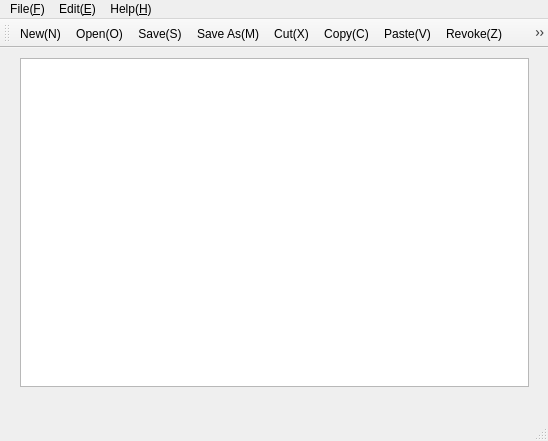
<?xml version="1.0" encoding="UTF-8"?>
<ui version="4.0">
 <class>MainWin</class>
 <widget class="QMainWindow" name="MainWin">
  <property name="windowModality">
   <enum>Qt::ApplicationModal</enum>
  </property>
  <property name="geometry">
   <rect>
    <x>0</x>
    <y>0</y>
    <width>548</width>
    <height>441</height>
   </rect>
  </property>
  <property name="maximumSize">
   <size>
    <width>1366</width>
    <height>768</height>
   </size>
  </property>
  <property name="windowTitle">
   <string>opFim  V1.0</string>
  </property>
  <property name="windowIcon">
   <iconset resource="resicon.qrc">
    <normaloff>:/icon/icon/hello_txt_64px.ico</normaloff>:/icon/icon/hello_txt_64px.ico</iconset>
  </property>
  <widget class="QWidget" name="centralWidget">
   <widget class="QWidget" name="gridLayoutWidget">
    <property name="geometry">
     <rect>
      <x>9</x>
      <y>-1</y>
      <width>531</width>
      <height>351</height>
     </rect>
    </property>
    <layout class="QGridLayout" name="gridLayout_txtedit">
     <item row="0" column="0">
      <widget class="QTextEdit" name="textEdit"/>
     </item>
    </layout>
   </widget>
  </widget>
  <widget class="QMenuBar" name="menuBar">
   <property name="geometry">
    <rect>
     <x>0</x>
     <y>0</y>
     <width>548</width>
     <height>31</height>
    </rect>
   </property>
   <widget class="QMenu" name="menuFile_F">
    <property name="title">
     <string>File(&amp;F)</string>
    </property>
    <addaction name="actionNew_N"/>
    <addaction name="actionOpen_O"/>
    <addaction name="actionClose_L"/>
    <addaction name="separator"/>
    <addaction name="actionSave_S"/>
    <addaction name="actionSave_As_M"/>
    <addaction name="separator"/>
    <addaction name="actionExit_Q"/>
   </widget>
   <widget class="QMenu" name="menuEdit_E">
    <property name="title">
     <string>Edit(&amp;E)</string>
    </property>
    <addaction name="actionRevoke_Z"/>
    <addaction name="separator"/>
    <addaction name="actionCut_X"/>
    <addaction name="actionCopy_C"/>
    <addaction name="actionPaste_V"/>
    <addaction name="separator"/>
    <addaction name="actionSearch"/>
   </widget>
   <widget class="QMenu" name="menuHelp_H">
    <property name="title">
     <string>Help(&amp;H)</string>
    </property>
    <addaction name="actionHelp_P"/>
    <addaction name="actionAbout_B"/>
   </widget>
   <addaction name="menuFile_F"/>
   <addaction name="menuEdit_E"/>
   <addaction name="menuHelp_H"/>
  </widget>
  <widget class="QToolBar" name="mainToolBar">
   <attribute name="toolBarArea">
    <enum>TopToolBarArea</enum>
   </attribute>
   <attribute name="toolBarBreak">
    <bool>false</bool>
   </attribute>
   <addaction name="actionNew_N"/>
   <addaction name="actionOpen_O"/>
   <addaction name="actionSave_S"/>
   <addaction name="actionSave_As_M"/>
   <addaction name="actionCut_X"/>
   <addaction name="actionCopy_C"/>
   <addaction name="actionPaste_V"/>
   <addaction name="actionRevoke_Z"/>
   <addaction name="actionSearch"/>
   <addaction name="actionHelp_P"/>
   <addaction name="actionAbout_B"/>
   <addaction name="actionClose_L"/>
   <addaction name="actionExit_Q"/>
  </widget>
  <widget class="QStatusBar" name="statusBar"/>
  <action name="actionNew_N">
   <property name="enabled">
    <bool>true</bool>
   </property>
   <property name="icon">
    <iconset resource="resicon.qrc">
     <normaloff>:/icon/icon/new.png</normaloff>:/icon/icon/new.png</iconset>
   </property>
   <property name="text">
    <string>New(&amp;N)</string>
   </property>
   <property name="visible">
    <bool>true</bool>
   </property>
  </action>
  <action name="actionOpen_O">
   <property name="icon">
    <iconset resource="resicon.qrc">
     <normaloff>:/icon/icon/open.png</normaloff>:/icon/icon/open.png</iconset>
   </property>
   <property name="text">
    <string>Open(&amp;O)</string>
   </property>
  </action>
  <action name="actionSave_S">
   <property name="icon">
    <iconset resource="resicon.qrc">
     <normaloff>:/icon/icon/save.png</normaloff>:/icon/icon/save.png</iconset>
   </property>
   <property name="text">
    <string>Save(&amp;S)</string>
   </property>
  </action>
  <action name="actionSave_As_M">
   <property name="icon">
    <iconset resource="resicon.qrc">
     <normaloff>:/icon/icon/saveas.png</normaloff>:/icon/icon/saveas.png</iconset>
   </property>
   <property name="text">
    <string>Save As...(&amp;M)</string>
   </property>
  </action>
  <action name="actionExit_Q">
   <property name="icon">
    <iconset resource="resicon.qrc">
     <normaloff>:/icon/icon/exit.png</normaloff>:/icon/icon/exit.png</iconset>
   </property>
   <property name="text">
    <string>Exit(&amp;Q)</string>
   </property>
  </action>
  <action name="actionClose_L">
   <property name="icon">
    <iconset resource="resicon.qrc">
     <normaloff>:/icon/icon/close2.png</normaloff>:/icon/icon/close2.png</iconset>
   </property>
   <property name="text">
    <string>Close(&amp;L)</string>
   </property>
  </action>
  <action name="actionHelp_P">
   <property name="icon">
    <iconset resource="resicon.qrc">
     <normaloff>:/icon/icon/help.png</normaloff>:/icon/icon/help.png</iconset>
   </property>
   <property name="text">
    <string>Help(&amp;P)</string>
   </property>
  </action>
  <action name="actionAbout_B">
   <property name="icon">
    <iconset resource="resicon.qrc">
     <normaloff>:/icon/icon/version.png</normaloff>:/icon/icon/version.png</iconset>
   </property>
   <property name="text">
    <string>About(&amp;B)</string>
   </property>
  </action>
  <action name="actionRevoke_Z">
   <property name="icon">
    <iconset resource="resicon.qrc">
     <normaloff>:/icon/icon/redo.png</normaloff>:/icon/icon/redo.png</iconset>
   </property>
   <property name="text">
    <string>Revoke(&amp;Z)</string>
   </property>
  </action>
  <action name="actionCut_X">
   <property name="icon">
    <iconset resource="resicon.qrc">
     <normaloff>:/icon/icon/shear.png</normaloff>:/icon/icon/shear.png</iconset>
   </property>
   <property name="text">
    <string>Cut(&amp;X)</string>
   </property>
  </action>
  <action name="actionCopy_C">
   <property name="icon">
    <iconset resource="resicon.qrc">
     <normaloff>:/icon/icon/copy.png</normaloff>:/icon/icon/copy.png</iconset>
   </property>
   <property name="text">
    <string>Copy(&amp;C)</string>
   </property>
  </action>
  <action name="actionPaste_V">
   <property name="icon">
    <iconset resource="resicon.qrc">
     <normaloff>:/icon/icon/paste.png</normaloff>:/icon/icon/paste.png</iconset>
   </property>
   <property name="text">
    <string>Paste(&amp;V)</string>
   </property>
  </action>
  <action name="actionSearch">
   <property name="icon">
    <iconset resource="resicon.qrc">
     <normaloff>:/icon/icon/search.png</normaloff>:/icon/icon/search.png</iconset>
   </property>
   <property name="text">
    <string>Search(&amp;F)</string>
   </property>
  </action>
 </widget>
 <layoutdefault spacing="6" margin="11"/>
 <resources>
  <include location="resicon.qrc"/>
 </resources>
 <connections/>
</ui>
